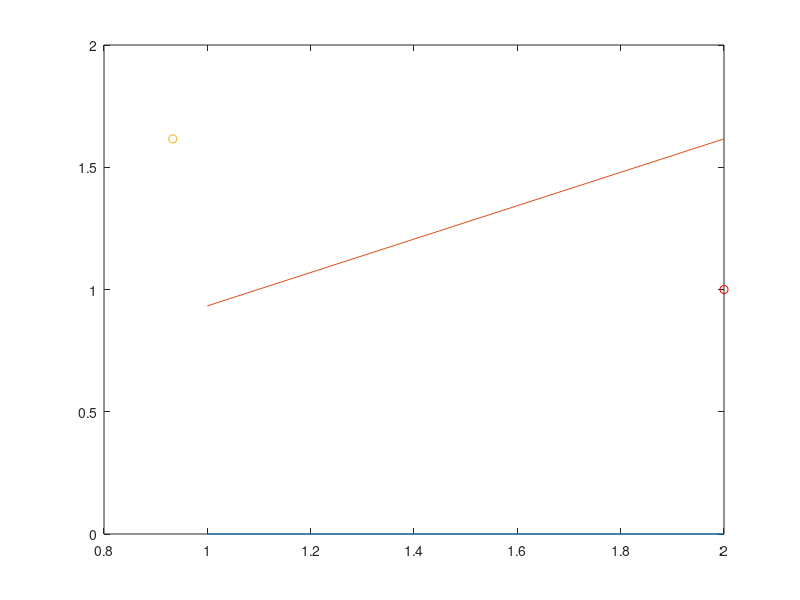
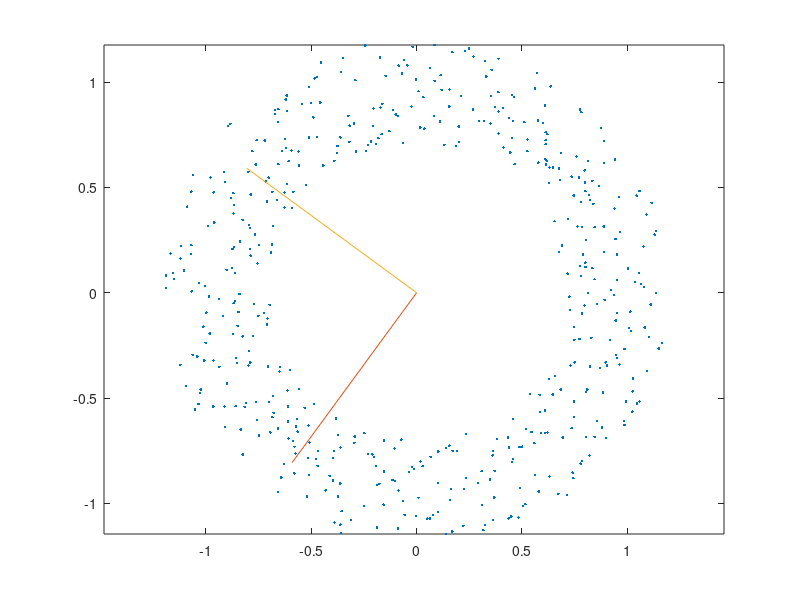
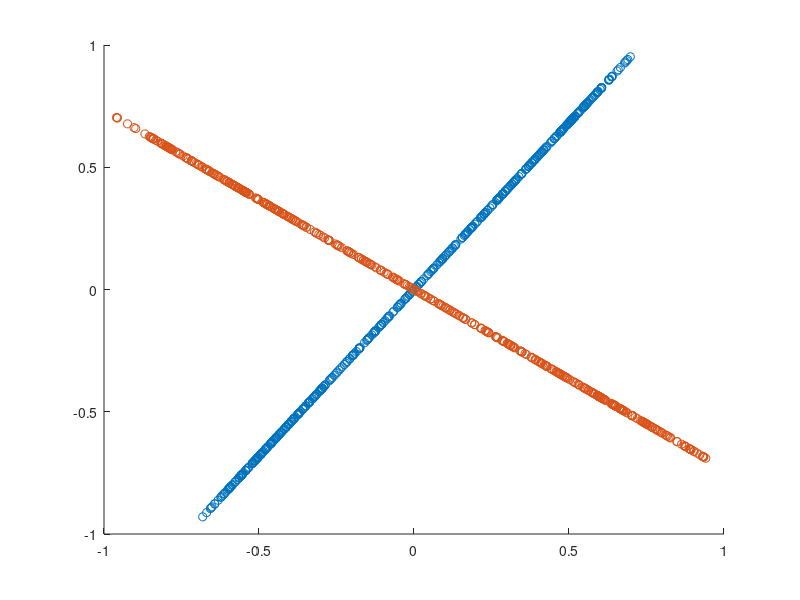

Recreate these plots in MATLAB, in order.
% Isaac Pfleegor
% CSCD 409, Homework 4
% <04/23/2016>
%
clc, clear, close all ;

% the following is to help the grader (substitute your name)
diary ipfleegorHw4.txt

% Always display your name at runtime
disp('Isaac Pfleegor- CSCD 409 Homework 4') ;

% change to Octave to Matlab if that's what you use
disp('This assignment was tested in Matlab') ;   



%problem 1
disp('');
disp('================Problem 1 ==============');
% create unit circle data

	t = linspace(0,2*pi,100);
	x = sin(t);
	y = cos(t);
	
	M = [x;y];
	
    stretcher_M = [ [1.2, 0]', [0,0.5]'];
	
	M_1 = M'*stretcher_M;
	
	plot(M_1(:,1),M_1(:,2))
	
hanger_M = [[1/sqrt(2);1/sqrt(2)], [1/sqrt(2);-1/sqrt(2)]];
M_2 = M_1*(hanger_M);

plot(M_2(:,1),M_2(:,2))


%problem 2
disp('');
disp('================Problem 2 ==============');

q = [ 0.5; 0.866];
p = [ 2; 1];
%V' matrix
V = [ cosd(60), sind(60); -sind(60), cosd(60)];

% part a (rotate point)
q_rotate = V*q;
p_v = V*p
%part b (stretcher matrix to extract x value)
S = [ 1, 0; 0, 0];
p_s = S*p_v
%part c(rotate the point back)
p_u = V'*p_s

%"hang" the point back using the U matrix "R'"
%part d (plot original point and projected point)


origin = [0;0]
projeted_point = [p_u(1,1);p_u(2,1)]

q_vec = [origin,projeted_point];

%plot the original vector to the projected point

plot(q_vec);
hold on
% plot projected point
plot(p_u(1,1),p_u(2,1),'o');

%plot original point
plot(p(1,1),p(2,1),'ro');


%part e
disp('point projection using vector project matrix derived from q');
x_1 = q*q'*p
disp('point projection using svd')
p_u



%problem 3
disp('');
disp('================Problem 3 ==============');
r = 0.5 +(1.5 -0.5).*rand(1000,1);
t = linspace(0,2*pi,1000);

y_t = cos(t).*r';
x_t = sin(t).*r';
figure
% plot(x_t,y_t,'.')

M = [x_t;y_t];
% Part A
r = 0.7 +(1.2 - 0.7).*rand(500,1);
t = linspace(0,2*pi,500);


x_t = cos(t).*r';
y_t = sin(t).*r';
figure
plot(x_t,y_t,'.')

M = [x_t;y_t];

% get covariance matrix
cov_M = cov(M');
% get eigen values from cov matrix
[V_e,S_e] = eig(cov_M);


a = V_e(1,:);
a_plot = [0,0;a];
b = V_e(2,:);
b_plot = [0,0;b];
hold on 
axis equal
plot(a_plot, b_plot);
%get pricipcal component vectors
%  [U,S,V] = svd(M);
%principal components in U
% disp(U);




%get x and y values from projected data
% x_1 = M_1(1,:);
% y_1 = M_1(2,:);

%Part B

%project values onto basic vectors

%plot new data
%  plot(x_1,y_1, 'o');
x_1= a'*a*M;
x_2 = b'*b*M;
figure
hold on
plot(x_1(1,:), x_1(2,:),'o');
plot(x_2(1,:), x_2(2,:),'o');
% turn off diary logging
diary off
